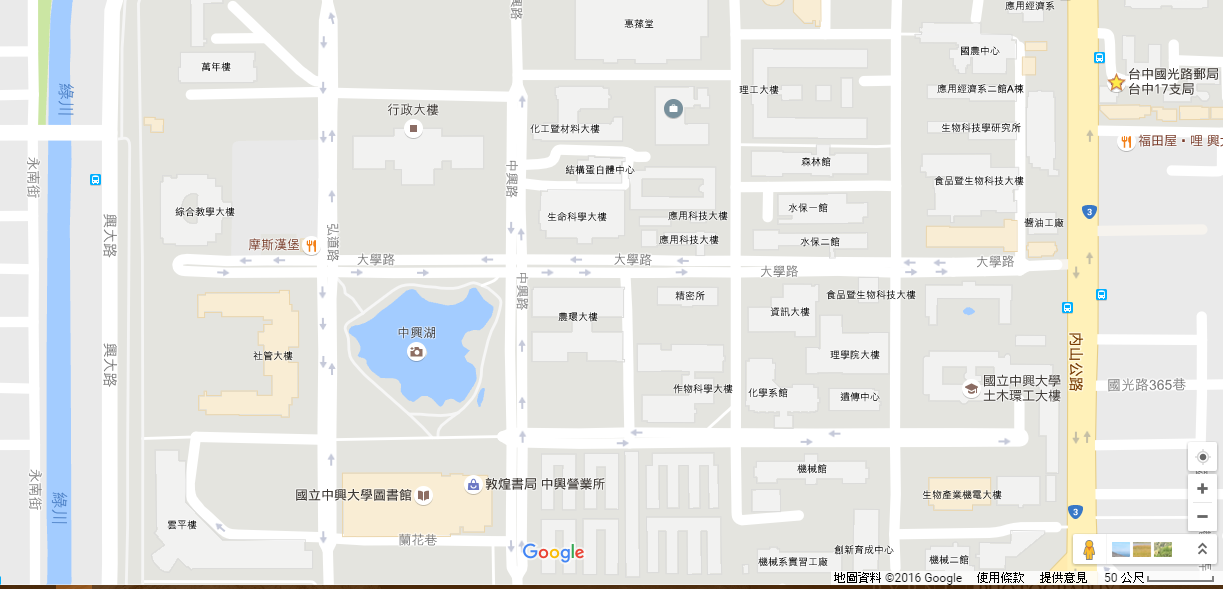
#> input picture map.png, 1223 x 589 px
$ python map.py
#> lines starting #> are read from the running program, lines starting #| are printed output that depends on the picture; after the words box and inside, x2 and y2 are one past the last pixel; in counts of white or black regions, pixels touching at a corner belong together
# -*- coding: utf-8 -*-
"""
Created on Sun Oct  9 08:09:43 2016

@author: Curry
"""

import numpy as np
import cv2

filePath = 'map.png'
img = cv2.imread(filePath)
#> img is the input picture: shape (589, 1223, 3); mean B, G, R 227.7, 230.8, 230.4
height, width = img.shape[:2] # get height, width
#> height = 589; width = 1223

row = 0
while row < height:
    row = row + 65
    cv2.line(img,(0,row),(width,row),(0,255,0),1)
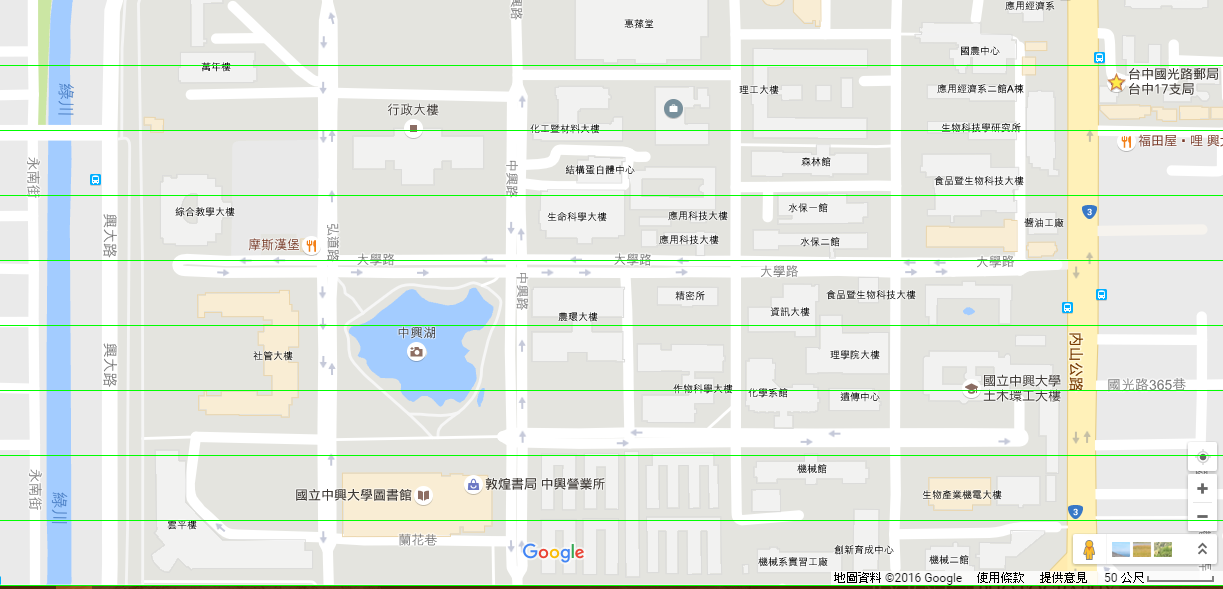
#> img: shape (589, 1223, 3); 1.53% of pixels changed, all inside (x1, y1, x2, y2) = (0, 65, 1223, 586)
#> after the loop, row = 650

column = 43
while column < width:
    column = column + 65
    cv2.line(img,(column,0),(column,height),(0,255,0),1)
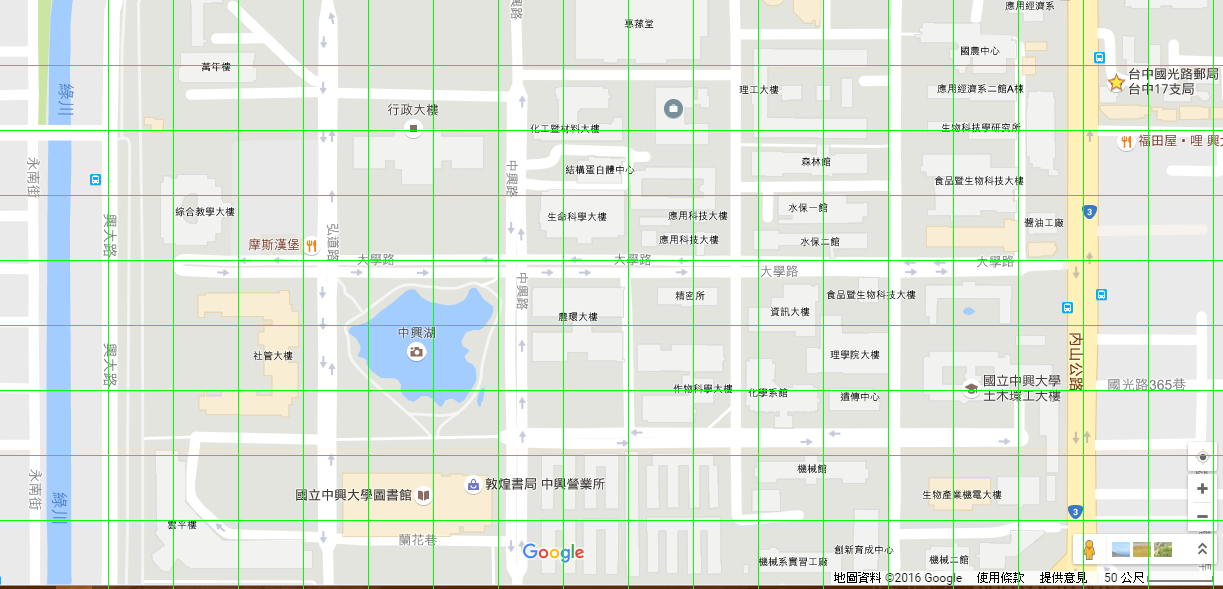
#> img: shape (589, 1223, 3); 1.45% of pixels changed, all inside (x1, y1, x2, y2) = (108, 0, 1214, 589)
#> after the loop, column = 1278

cv2.imwrite('new_50m_map.png',img)
print("OK!")

cv2.namedWindow("Image")
cv2.imshow("Image", img)
key = cv2.waitKey (0)
#> (key Esc is pressed here)
cv2.destroyAllWindows()

$ run again, with b2sl3.png copied over map.png
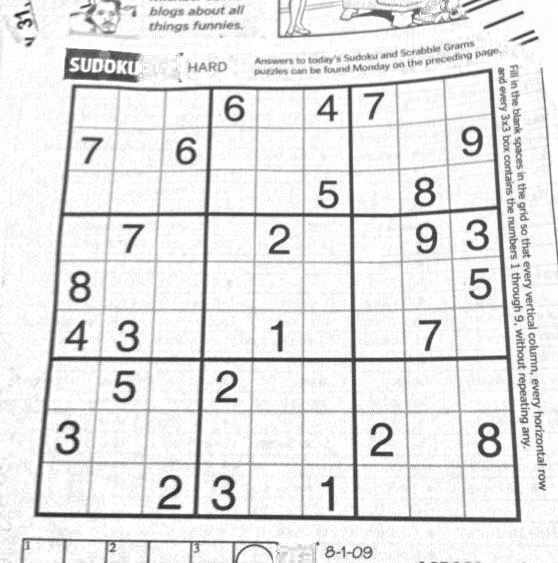
#> input picture b2sl3.png, 558 x 563 px
#> img is the input picture: shape (563, 558, 3); min 27, max 255, mean 229.5
#> after the loop `while row < height:`:
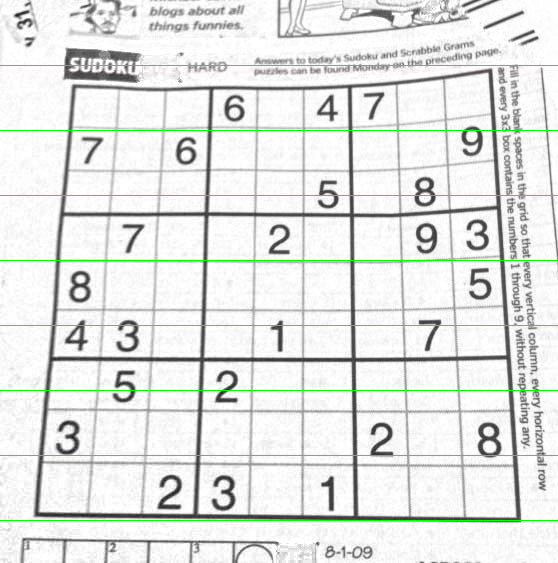
#> img: shape (563, 558, 3); 1.42% of pixels changed, all inside (x1, y1, x2, y2) = (0, 65, 558, 521)
#> after the loop `while row < height:`: row = 585
#> after the loop `while column < width:`:
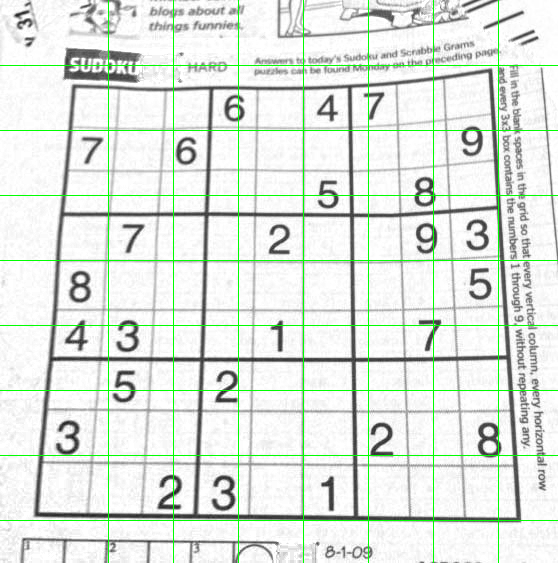
#> img: shape (563, 558, 3); 1.24% of pixels changed, all inside (x1, y1, x2, y2) = (108, 0, 499, 563)
#> after the loop `while column < width:`: column = 563
